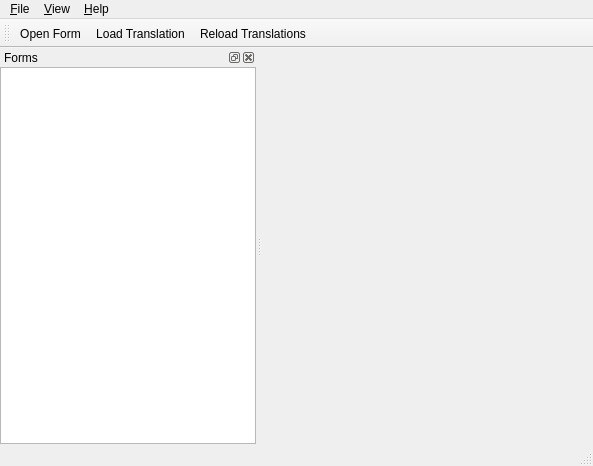
<ui version="4.0" >
 <author></author>
 <comment>*********************************************************************
**
** Copyright (C) 1992-2007 Trolltech ASA. All rights reserved.
**
** This file is part of the Qt Linguist of the Qt Toolkit.
**
** This file may be used under the terms of the GNU General Public
** License version 2.0 as published by the Free Software Foundation
** and appearing in the file LICENSE.GPL included in the packaging of
** this file.  Please review the following information to ensure GNU
** General Public Licensing requirements will be met:
** http://trolltech.com/products/qt/licenses/licensing/opensource/
**
** If you are unsure which license is appropriate for your use, please
** review the following information:
** http://trolltech.com/products/qt/licenses/licensing/licensingoverview
** or contact the sales department at sales@trolltech.com.
**
** In addition, as a special exception, Trolltech gives you certain
** additional rights. These rights are described in the Trolltech GPL
** Exception version 1.0, which can be found at
** http://www.trolltech.com/products/qt/gplexception/ and in the file
** GPL_EXCEPTION.txt in this package.
**
** In addition, as a special exception, Trolltech, as the sole copyright
** holder for Qt Designer, grants users of the Qt/Eclipse Integration
** plug-in the right for the Qt/Eclipse Integration to link to
** functionality provided by Qt Designer and its related libraries.
**
** Trolltech reserves all rights not expressly granted herein.
**
** This file is provided AS IS with NO WARRANTY OF ANY KIND, INCLUDING THE
** WARRANTY OF DESIGN, MERCHANTABILITY AND FITNESS FOR A PARTICULAR PURPOSE.
**
*********************************************************************</comment>
 <exportmacro></exportmacro>
 <class>TrPreviewToolClass</class>
 <widget class="QMainWindow" name="TrPreviewToolClass" >
  <property name="geometry" >
   <rect>
    <x>0</x>
    <y>0</y>
    <width>593</width>
    <height>466</height>
   </rect>
  </property>
  <property name="windowTitle" >
   <string>Qt Translation Preview Tool</string>
  </property>
  <widget class="QWidget" name="centralWidget" />
  <widget class="QMenuBar" name="menuBar" >
   <property name="geometry" >
    <rect>
     <x>0</x>
     <y>0</y>
     <width>593</width>
     <height>21</height>
    </rect>
   </property>
   <widget class="QMenu" name="menuView" >
    <property name="title" >
     <string>&amp;View</string>
    </property>
    <widget class="QMenu" name="menuViewViews" >
     <property name="title" >
      <string>&amp;Views</string>
     </property>
    </widget>
    <addaction name="menuViewViews" />
   </widget>
   <widget class="QMenu" name="menuHelp" >
    <property name="title" >
     <string>&amp;Help</string>
    </property>
    <addaction name="actionAbout" />
    <addaction name="actionAbout_Qt" />
   </widget>
   <widget class="QMenu" name="menuFile" >
    <property name="title" >
     <string>&amp;File</string>
    </property>
    <addaction name="actionOpenForm" />
    <addaction name="actionLoadTranslation" />
    <addaction name="actionReloadTranslations" />
    <addaction name="separator" />
    <addaction name="actionClose" />
   </widget>
   <addaction name="menuFile" />
   <addaction name="menuView" />
   <addaction name="menuHelp" />
  </widget>
  <widget class="QToolBar" name="mainToolBar" >
   <property name="orientation" >
    <enum>Qt::Horizontal</enum>
   </property>
   <attribute name="toolBarArea" >
    <number>4</number>
   </attribute>
   <addaction name="actionOpenForm" />
   <addaction name="actionLoadTranslation" />
   <addaction name="actionReloadTranslations" />
  </widget>
  <widget class="QStatusBar" name="statusBar" />
  <widget class="QDockWidget" name="dwForms" >
   <property name="windowTitle" >
    <string>Forms</string>
   </property>
   <attribute name="dockWidgetArea" >
    <number>1</number>
   </attribute>
   <widget class="QWidget" name="dockWidgetContents" >
    <layout class="QVBoxLayout" >
     <property name="margin" >
      <number>0</number>
     </property>
     <property name="spacing" >
      <number>0</number>
     </property>
     <item>
      <widget class="QListView" name="viewForms" >
       <property name="editTriggers" >
        <set>QAbstractItemView::NoEditTriggers</set>
       </property>
       <property name="alternatingRowColors" >
        <bool>true</bool>
       </property>
       <property name="uniformItemSizes" >
        <bool>true</bool>
       </property>
      </widget>
     </item>
    </layout>
   </widget>
  </widget>
  <action name="actionOpenForm" >
   <property name="icon" >
    <iconset resource="qttrpreviewtool.qrc" >:/images/open_form.png</iconset>
   </property>
   <property name="text" >
    <string>&amp;Open Form...</string>
   </property>
  </action>
  <action name="actionLoadTranslation" >
   <property name="icon" >
    <iconset resource="qttrpreviewtool.qrc" >:/images/load_translation.png</iconset>
   </property>
   <property name="text" >
    <string>&amp;Load Translation...</string>
   </property>
  </action>
  <action name="actionReloadTranslations" >
   <property name="icon" >
    <iconset resource="qttrpreviewtool.qrc" >:/images/reload_translations.png</iconset>
   </property>
   <property name="text" >
    <string>&amp;Reload Translations</string>
   </property>
   <property name="shortcut" >
    <string>F5</string>
   </property>
  </action>
  <action name="actionClose" >
   <property name="text" >
    <string>&amp;Close</string>
   </property>
  </action>
  <action name="actionAbout" >
   <property name="text" >
    <string>About</string>
   </property>
  </action>
  <action name="actionAbout_Qt" >
   <property name="text" >
    <string>About Qt</string>
   </property>
  </action>
 </widget>
 <layoutdefault spacing="6" margin="11" />
 <pixmapfunction></pixmapfunction>
 <resources/>
 <connections/>
</ui>
